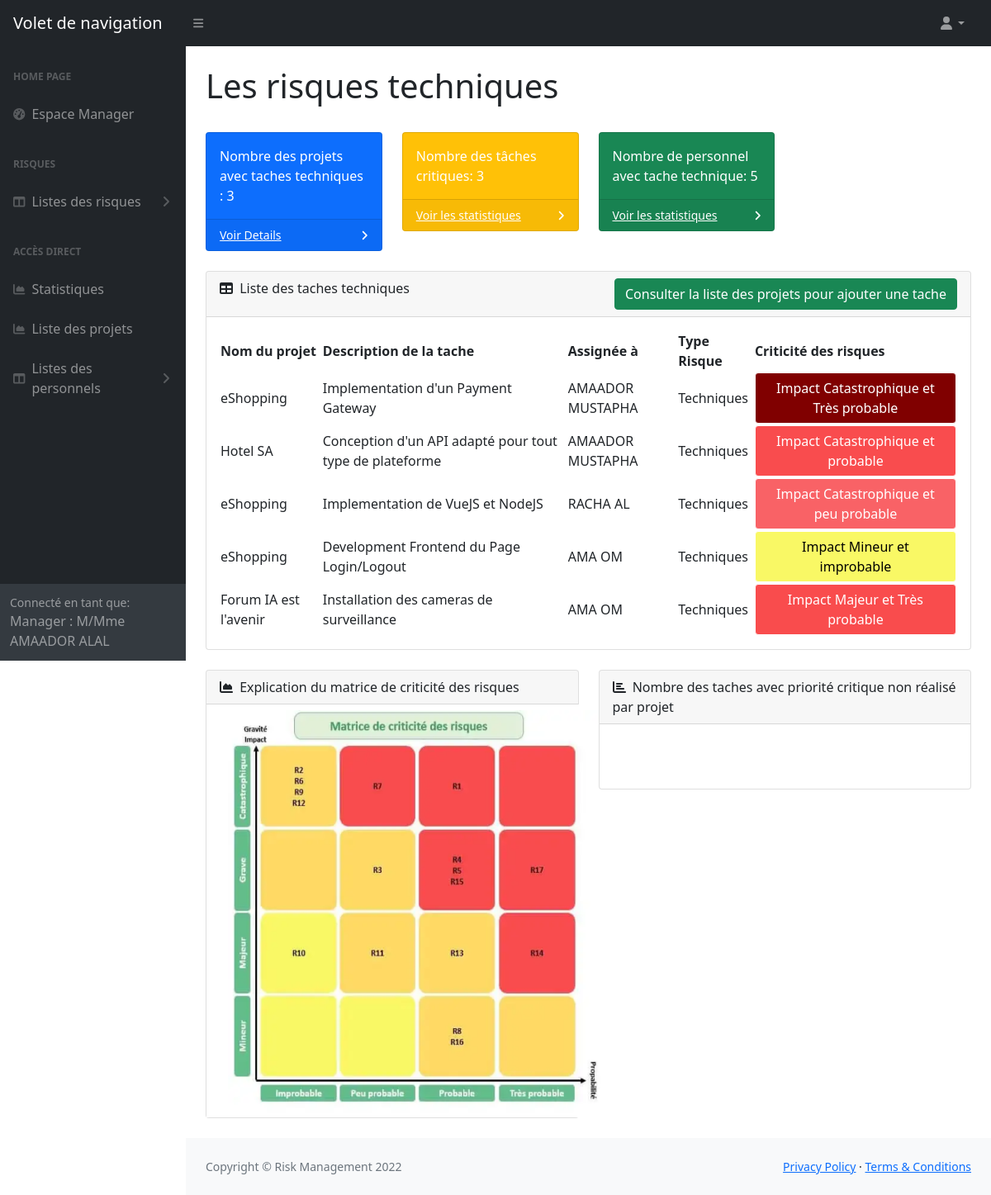
The app's page /TechniquesAD.php (signed in) with its own data.
### tables this page shows
CREATE TABLE `tache` (
  `idtache` int(11) NOT NULL,
  `idprojet` int(11) NOT NULL,
  `idpersonnel` int(11) NOT NULL,
  `priorite` int(11) NOT NULL,
  `idtyperisque` int(11) NOT NULL,
  `description` text NOT NULL,
  `probabilite` int(11) NOT NULL
);

CREATE TABLE `projects` (
  `idprojet` int(11) NOT NULL,
  `nom` text NOT NULL,
  `description` text NOT NULL,
  `datedebut` date NOT NULL,
  `datefin` date NOT NULL
);

CREATE TABLE `personnel` (
  `idpersonnel` int(11) NOT NULL,
  `role` int(11) NOT NULL,
  `nom` text NOT NULL,
  `prenom` text NOT NULL,
  `user` text NOT NULL,
  `password` text NOT NULL
);

CREATE TABLE `typerisque` (
  `idtype` int(11) NOT NULL,
  `nom` text NOT NULL
);

### config/actions.php (the view, shortened to what this page needs)
<?php
function countprojectsbytype($role,$type){
    include "db.php";
    if (isset($role))
     {
    $query_projects = "SELECT COUNT(DISTINCT projects.idprojet) as count FROM projects,tache WHERE projects.idprojet = tache.idprojet and tache.idtyperisque = $type LIMIT 1";
    $select_projects = mysqli_query($connection,$query_projects);
}
    while ($row = mysqli_fetch_assoc($select_projects)){
    echo "<td>". $row['count'] . "</td>";
    }
}
function nombretachecritiquebytype($role,$type){
    include "db.php";
    if (isset($role))
     {
    $query_projects = "SELECT COUNT(*) FROM tache WHERE tache.priorite = 4 and tache.idtyperisque = $type LIMIT 1";
    $select_projects = mysqli_query($connection,$query_projects);
}
    while ($row = mysqli_fetch_assoc($select_projects)){
    echo "<td>". $row['COUNT(*)'] . "</td>";
    }
}
function nombrepersonnelbytype($role,$type){
    include "db.php";
    if (isset($role))
     {
    $query_projects = "SELECT COUNT(*) FROM tache WHERE tache.idtyperisque = $type LIMIT 1";
    $select_projects = mysqli_query($connection,$query_projects);
}
    while ($row = mysqli_fetch_assoc($select_projects)){
    echo "<td>". $row['COUNT(*)'] . "</td>";
    }
}
function matricerisque($priorite,$probabilite){
    if  ($priorite == 1)
    {
      if($probabilite == 1){echo "<td><button type='button' style='color:black;background-color:#F9F865;border-color:white;' class='btn btn-warning'>Impact Mineur et improbable</button></td>";}
    }
    else if ($priorite == 2)
    {
      if($probabilite == 1){echo "<td><button type='button' style='color:black;background-color:#F9F865;border-color:white;' class='btn btn-warning'>Impact Majeur et improbable</button></td>";}
    else if ($probabilite == 2){echo "<td><button type='button' style='color:white;background-color:#FFD964;border-color:white;' class='btn btn-warning'>Impact Majeur et peu probable</button></td>";}
    else if ($probabilite == 3){echo "<td><button type='button' style='color:white;background-color:#FFD659;border-color:white;' class='btn btn-warning'>Impact Majeur et probable</button></td>";}
    else if ($probabilite == 4){echo "<td><button type='button' style='color:white;background-color:#F94C4D;border-color:white;' class='btn btn-warning'>Impact Majeur et Très probable</button></td>";}
    }
    else if ($priorite == 4)
    {
      if($probabilite == 1){echo "<td><button type='button' class='btn btn-warning' style='color:black;background-color:#FFD964;border-color:white;' >Impact Catastrophique et improbable</button></td>";}
    else if ($probabilite == 2){echo "<td><button type='button' class='btn btn-warning' style='color:white;background-color:#F96266;border-color:white;'>Impact Catastrophique et peu probable</button></td>";}
    else if ($probabilite == 3){echo "<td><button type='button' class='btn btn-warning'style='color:white;background-color:#F94C4E;border-color:white;'>Impact Catastrophique et probable</button></td>";}
    else if ($probabilite == 4){echo "<td><button type='button' class='btn btn-warning'style='color:white;background-color:#800000;border-color:white;'>Impact Catastrophique et Très probable</button></td>";}
    }
}
function showtaches($typerisque) {
    include "db.php";
    $query_projects = "SELECT typerisque.nom as type,projects.nom as PR,personnel.nom as NOM,personnel.prenom as PRENOM,tache.description as descrip,tache.priorite as priorite,tache.probabilite as probabilite FROM projects,tache,personnel,typerisque WHERE projects.idprojet = tache.idprojet and personnel.idpersonnel = tache.idpersonnel and tache.idtyperisque = typerisque.idtype and  typerisque.idtype = $typerisque";
    $select_projects = mysqli_query($connection,$query_projects);
    while($projects = mysqli_fetch_assoc($select_projects))
    {
    $prnom=$projects['PR'];
    $description=$projects['descrip'];
    $nom=$projects['NOM'];
	$prenom=$projects['PRENOM'];
    $typerisque = $projects['type'];
    $priorite=$projects['priorite'];
    $probabilite=$projects['probabilite'];
    echo "<tr>";
    echo "<td>" . $prnom . "</td>";
    echo "<td>" . $description . "</td>";
    echo "<td>" . $nom . " "  . $prenom . "</td>";
    echo "<td>". $typerisque ."</td>";
    matricerisque($priorite,$probabilite);
    echo "</tr>";
  }
}
?>

### records on screen
tache: idprojet.nom "eShopping", description "Implementation d'un Payment Gateway", idpersonnel.nom "AMAADOR", idpersonnel.prenom "MUSTAPHA", idtyperisque.nom "Techniques", priorite "Impact Catastrophique et Très probable"
tache: idprojet.nom "Hotel SA", description "Conception d'un API adapté pour tout type de plateforme", idpersonnel.nom "AMAADOR", idpersonnel.prenom "MUSTAPHA", idtyperisque.nom "Techniques", priorite "Impact Catastrophique et probable"
tache: idprojet.nom "eShopping", description "Implementation de VueJS et NodeJS", idpersonnel.nom "RACHA", idpersonnel.prenom "AL", idtyperisque.nom "Techniques", priorite "Impact Catastrophique et peu probable"
tache: idprojet.nom "eShopping", description "Development Frontend du Page Login/Logout", idpersonnel.nom "AMA", idpersonnel.prenom "OM", idtyperisque.nom "Techniques", priorite "Impact Mineur et improbable"
tache: idprojet.nom "Forum IA est l'avenir", description "Installation des cameras de surveillance", idpersonnel.nom "AMA", idpersonnel.prenom "OM", idtyperisque.nom "Techniques", priorite "Impact Majeur et Très probable"

### other values on screen
$_SESSION['nom'] "AMAADOR"
$_SESSION['prenom'] "ALAL"
$row['count'] "3"
$row['COUNT(*)'] "3"
$row['COUNT(*)'] "5"
